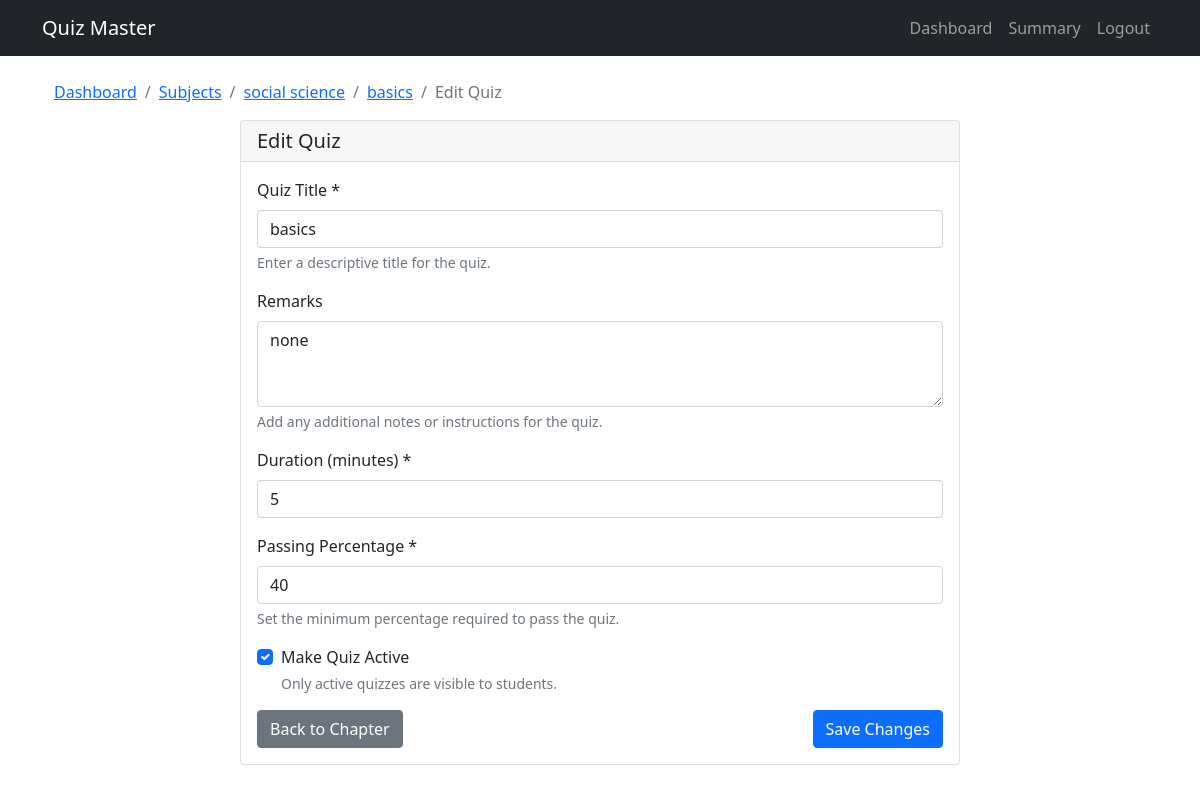
Page /admin/quiz/1/edit (signed in) on the committed database.
### backend/models.py (models this page shows)
class Subject(db.Model):
    __tablename__ = 'subjects'
    id = db.Column(db.Integer, primary_key=True)
    name = db.Column(db.String(100), nullable=False)
    description = db.Column(db.Text)
    chapters = relationship('Chapter', back_populates='subject', cascade='all, delete-orphan')

class Chapter(db.Model):
    __tablename__ = 'chapters'
    id = db.Column(db.Integer, primary_key=True)
    subject_id = db.Column(db.Integer, db.ForeignKey('subjects.id'), nullable=False)
    name = db.Column(db.String(100), nullable=False)
    description = db.Column(db.Text)
    subject = relationship('Subject', back_populates='chapters')
    quizzes = relationship('Quiz', back_populates='chapter', cascade='all, delete-orphan')

class Quiz(db.Model):
    __tablename__ = 'quizzes'
    id = db.Column(db.Integer, primary_key=True)
    chapter_id = db.Column(db.Integer, db.ForeignKey('chapters.id'), nullable=False)
    title = db.Column(db.String(200), nullable=False)
    remarks = db.Column(db.String)
    duration_minutes = db.Column(db.Integer, nullable=False, default=30)
    passing_percentage = db.Column(db.Integer, nullable=False, default=60)
    is_active = db.Column(db.Boolean, default=True)
    chapter = relationship('Chapter', back_populates='quizzes')
    questions = relationship('Question', back_populates='quiz', cascade='all, delete-orphan')
    scores = relationship('Score', back_populates='quiz', cascade='all, delete-orphan')

### backend/controllers.py (the view, shortened to what this page needs)
@app.route('/admin/quiz/<int:quiz_id>/edit', methods=['GET', 'POST'])
def edit_quiz(quiz_id):
    if not session.get('is_admin'):
        flash('You have to be admin for this','warning')
        return redirect(url_for('login'))
    quiz = Quiz.query.get_or_404(quiz_id)
    return render_template('admin/quiz_form.html', quiz=quiz, chapter=quiz.chapter)

### templates/admin/quiz_form.html (shortened to what this page needs)
{% extends "base.html" %}
{% block content %}
<div class="container">
    <nav aria-label="breadcrumb">
        <ol class="breadcrumb">
            <li class="breadcrumb-item"><a href="{{ url_for('admin_dashboard') }}">Dashboard</a></li>
            <li class="breadcrumb-item"><a href="{{ url_for('list_subjects') }}">Subjects</a></li>
            <li class="breadcrumb-item"><a href="{{ url_for('view_subject', subject_id=chapter.subject.id) }}">{{ chapter.subject.name }}</a></li>
            <li class="breadcrumb-item"><a href="{{ url_for('view_chapter', chapter_id=chapter.id) }}">{{ chapter.name }}</a></li>
            <li class="breadcrumb-item active">{{ 'Edit' if quiz else 'Create' }} Quiz</li>
        </ol>
    </nav>
    <div class="row justify-content-center">
        <div class="col-md-8">
            <div class="card">
                <div class="card-header">
                    <h5 class="mb-0">{{ 'Edit' if quiz else 'Create New' }} Quiz</h5>
                </div>
                <div class="card-body">
                    <form method="POST" action="{{ url_for('edit_quiz', quiz_id=quiz.id) if quiz else url_for('create_quiz', chapter_id=chapter.id) }}">
                        <div class="mb-3">
                            <label for="title" class="form-label">Quiz Title *</label>
                            <input type="text" class="form-control" id="title" name="title" value="{{ quiz.title if quiz else '' }}" required>
                            <div class="form-text">Enter a descriptive title for the quiz.</div>
                        </div>
                        <div class="mb-3">
                            <label for="remarks" class="form-label">Remarks</label>
                            <textarea class="form-control" id="remarks" name="remarks" rows="3">{{ quiz.remarks if quiz else '' }}</textarea>
                            <div class="form-text">Add any additional notes or instructions for the quiz.</div>
                        </div>
                        <div class="mb-3">
                            <label for="duration_minutes" class="form-label">Duration (minutes) *</label>
                            <input type="number" class="form-control" id="duration_minutes" name="duration_minutes"
                                   value="{{ quiz.duration_minutes if quiz else '30' }}" min="1" required>
                        </div>
                        <div class="mb-3">
                            <label for="passing_percentage" class="form-label">Passing Percentage *</label>
                            <input type="number" class="form-control" id="passing_percentage" name="passing_percentage"
                                   value="{{ quiz.passing_percentage if quiz else '60' }}" min="1" max="100" required>
                            <div class="form-text">Set the minimum percentage required to pass the quiz.</div>
                        </div>
                        <div class="mb-3">
                            <div class="form-check">
                                <input class="form-check-input" type="checkbox" id="is_active" name="is_active"
                                       {{ 'checked' if quiz and quiz.is_active else '' }}>
                                <label class="form-check-label" for="is_active">
                                    Make Quiz Active
                                </label>
                                <div class="form-text">Only active quizzes are visible to students.</div>
                            </div>
                        </div>
                        <div class="d-flex justify-content-between">
                            <a href="{{ url_for('view_chapter', chapter_id=chapter.id) }}" class="btn btn-secondary">Back to Chapter</a>
                            <button type="submit" class="btn btn-primary">{{ 'Save Changes' if quiz else 'Create Quiz' }}</button>
                        </div>
                    </form>
                </div>
            </div>
        </div>
    </div>
</div>
{% endblock %}

### rows in the picture
Subject: subject.name "social science"
Chapter: name "basics"
Quiz: title "basics", remarks "none", duration_minutes "5", passing_percentage "40"

### other values in the picture
{{ 'Edit' if quiz else 'Create' }} "Edit"
{{ 'Edit' if quiz else 'Create New' }} "Edit"
{{ 'Save Changes' if quiz else 'Create Quiz' }} "Save Changes"
